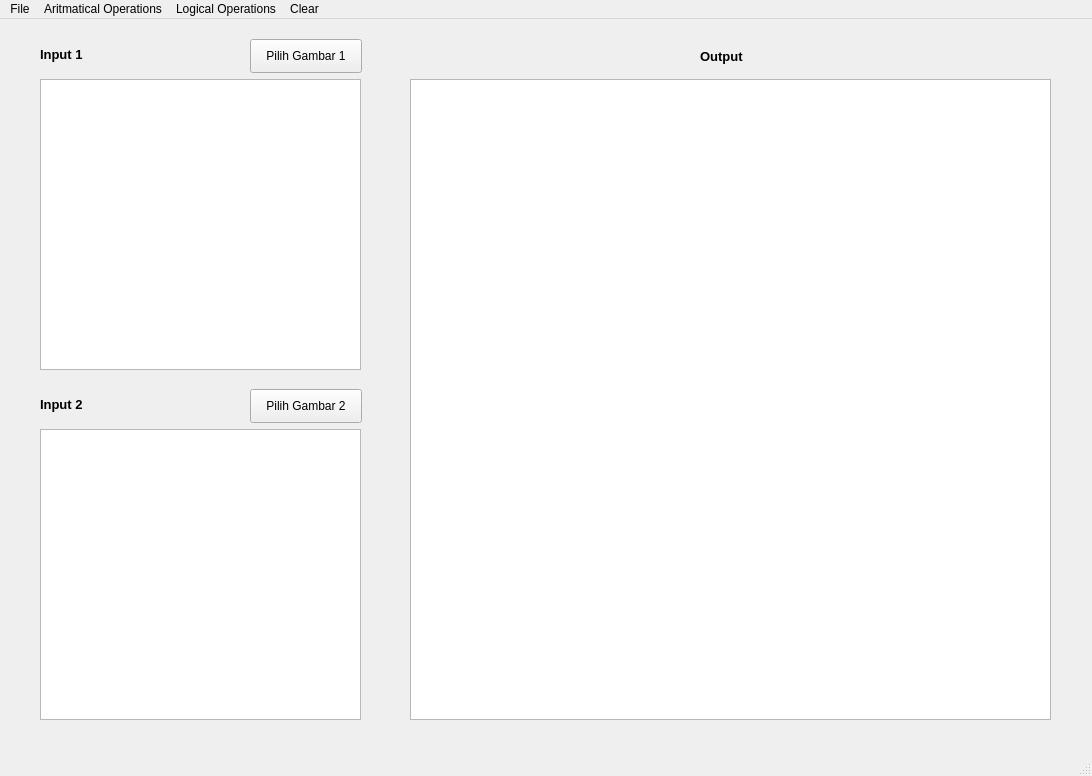
<?xml version="1.0" encoding="UTF-8"?>
<ui version="4.0">
 <class>MainWindow</class>
 <widget class="QMainWindow" name="MainWindow">
  <property name="geometry">
   <rect>
    <x>0</x>
    <y>0</y>
    <width>1092</width>
    <height>776</height>
   </rect>
  </property>
  <property name="windowTitle">
   <string>MainWindow</string>
  </property>
  <widget class="QWidget" name="centralwidget">
   <widget class="QListView" name="listView_2">
    <property name="geometry">
     <rect>
      <x>40</x>
      <y>60</y>
      <width>321</width>
      <height>291</height>
     </rect>
    </property>
   </widget>
   <widget class="QListView" name="listView_3">
    <property name="geometry">
     <rect>
      <x>410</x>
      <y>60</y>
      <width>641</width>
      <height>641</height>
     </rect>
    </property>
   </widget>
   <widget class="QListView" name="listView_4">
    <property name="geometry">
     <rect>
      <x>40</x>
      <y>410</y>
      <width>321</width>
      <height>291</height>
     </rect>
    </property>
   </widget>
   <widget class="QLabel" name="label">
    <property name="geometry">
     <rect>
      <x>40</x>
      <y>10</y>
      <width>101</width>
      <height>51</height>
     </rect>
    </property>
    <property name="text">
     <string>&lt;html&gt;&lt;head/&gt;&lt;body&gt;&lt;p&gt;&lt;span style=&quot; font-size:10pt; font-weight:600;&quot;&gt;Input 1&lt;/span&gt;&lt;/p&gt;&lt;/body&gt;&lt;/html&gt;</string>
    </property>
   </widget>
   <widget class="QLabel" name="label_2">
    <property name="geometry">
     <rect>
      <x>40</x>
      <y>360</y>
      <width>101</width>
      <height>51</height>
     </rect>
    </property>
    <property name="text">
     <string>&lt;html&gt;&lt;head/&gt;&lt;body&gt;&lt;p&gt;&lt;span style=&quot; font-size:10pt; font-weight:600;&quot;&gt;Input 2&lt;/span&gt;&lt;/p&gt;&lt;/body&gt;&lt;/html&gt;</string>
    </property>
   </widget>
   <widget class="QPushButton" name="pushButton">
    <property name="geometry">
     <rect>
      <x>250</x>
      <y>20</y>
      <width>112</width>
      <height>34</height>
     </rect>
    </property>
    <property name="text">
     <string>Pilih Gambar 1</string>
    </property>
   </widget>
   <widget class="QPushButton" name="pushButton_2">
    <property name="geometry">
     <rect>
      <x>250</x>
      <y>370</y>
      <width>112</width>
      <height>34</height>
     </rect>
    </property>
    <property name="text">
     <string>Pilih Gambar 2</string>
    </property>
   </widget>
   <widget class="QLabel" name="label_3">
    <property name="geometry">
     <rect>
      <x>700</x>
      <y>30</y>
      <width>101</width>
      <height>51</height>
     </rect>
    </property>
    <property name="text">
     <string>&lt;html&gt;&lt;head/&gt;&lt;body&gt;&lt;p&gt;&lt;span style=&quot; font-size:10pt; font-weight:600;&quot;&gt;Output&lt;/span&gt;&lt;/p&gt;&lt;p&gt;&lt;br/&gt;&lt;/p&gt;&lt;/body&gt;&lt;/html&gt;</string>
    </property>
   </widget>
  </widget>
  <widget class="QMenuBar" name="menubar">
   <property name="geometry">
    <rect>
     <x>0</x>
     <y>0</y>
     <width>1092</width>
     <height>31</height>
    </rect>
   </property>
   <widget class="QMenu" name="menuFile">
    <property name="title">
     <string>File</string>
    </property>
    <addaction name="actionSave_As"/>
    <addaction name="actionExit_and_Back"/>
   </widget>
   <widget class="QMenu" name="menuAritmatical_Operations">
    <property name="title">
     <string>Aritmatical Operations</string>
    </property>
    <addaction name="actionAddition"/>
    <addaction name="actionSubtract"/>
    <addaction name="actionMultiplication"/>
    <addaction name="actionDistribution"/>
   </widget>
   <widget class="QMenu" name="menuLogical_Operations">
    <property name="title">
     <string>Logical Operations</string>
    </property>
    <addaction name="actionNOT"/>
    <addaction name="actionOR"/>
    <addaction name="actionNAND"/>
    <addaction name="actionOR_2"/>
    <addaction name="actionNOR"/>
    <addaction name="actionXOR"/>
    <addaction name="actionXNOR"/>
   </widget>
   <widget class="QMenu" name="menuClear">
    <property name="title">
     <string>Clear</string>
    </property>
    <addaction name="actionClear"/>
   </widget>
   <addaction name="menuFile"/>
   <addaction name="menuAritmatical_Operations"/>
   <addaction name="menuLogical_Operations"/>
   <addaction name="menuClear"/>
  </widget>
  <widget class="QStatusBar" name="statusbar"/>
  <action name="actionAddition">
   <property name="text">
    <string>Addition (+)</string>
   </property>
  </action>
  <action name="actionSubtract">
   <property name="text">
    <string>Subtract (-)</string>
   </property>
  </action>
  <action name="actionMultiplication">
   <property name="text">
    <string>Multiplication (*)</string>
   </property>
  </action>
  <action name="actionDistribution">
   <property name="text">
    <string>Distribution (/)</string>
   </property>
  </action>
  <action name="actionNOT">
   <property name="text">
    <string>NOT</string>
   </property>
  </action>
  <action name="actionOR">
   <property name="text">
    <string>AND</string>
   </property>
  </action>
  <action name="actionNAND">
   <property name="text">
    <string>NAND</string>
   </property>
  </action>
  <action name="actionOR_2">
   <property name="text">
    <string>OR</string>
   </property>
  </action>
  <action name="actionNOR">
   <property name="text">
    <string>NOR</string>
   </property>
  </action>
  <action name="actionXOR">
   <property name="text">
    <string>XOR</string>
   </property>
  </action>
  <action name="actionXNOR">
   <property name="text">
    <string>XNOR</string>
   </property>
  </action>
  <action name="actionSave_As">
   <property name="text">
    <string>Save As</string>
   </property>
  </action>
  <action name="actionExit_and_Back">
   <property name="text">
    <string>Exit and Back</string>
   </property>
  </action>
  <action name="actionClear">
   <property name="text">
    <string>Clear</string>
   </property>
  </action>
 </widget>
 <resources/>
 <connections/>
</ui>
